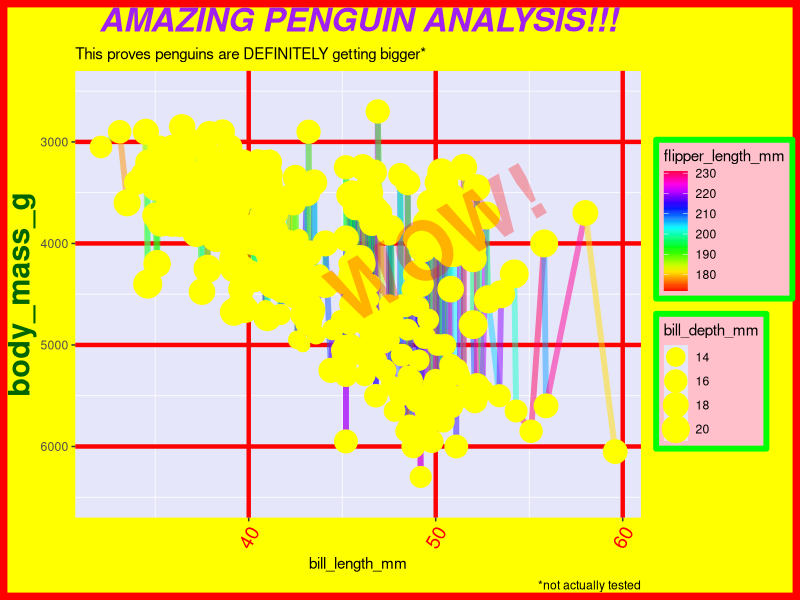
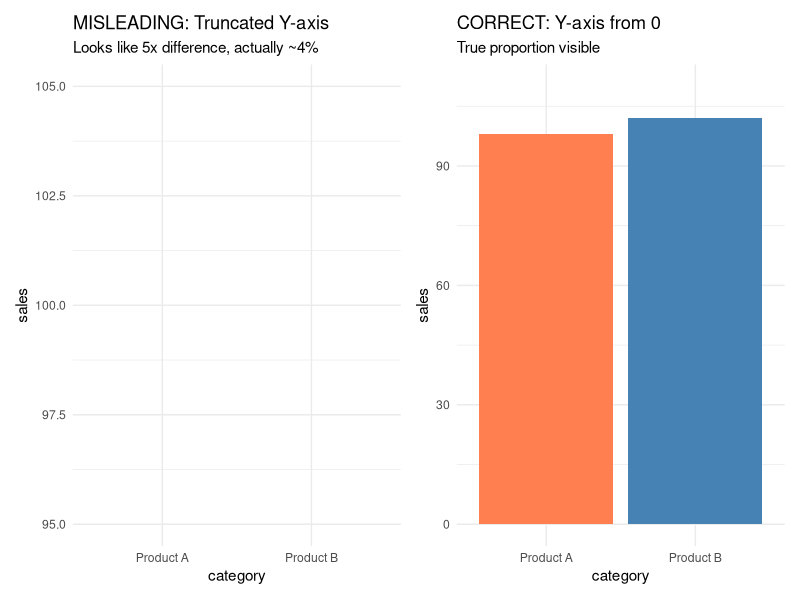
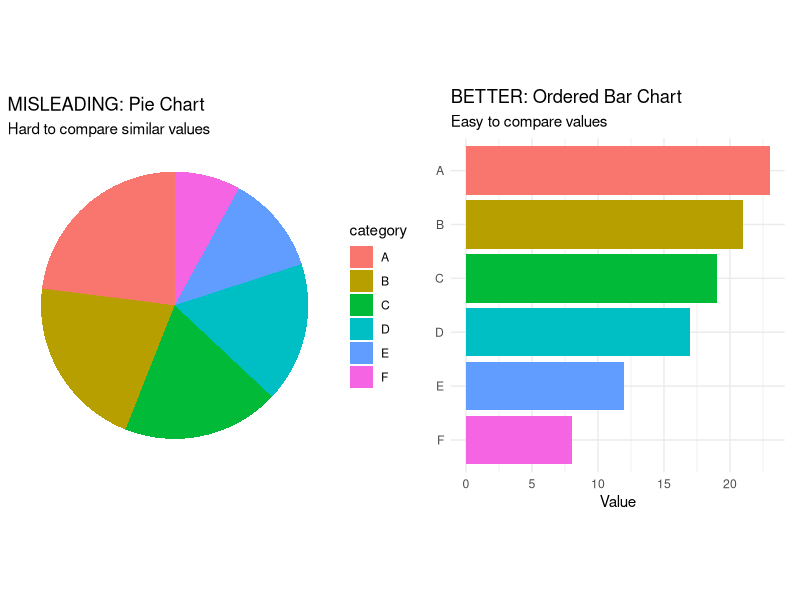
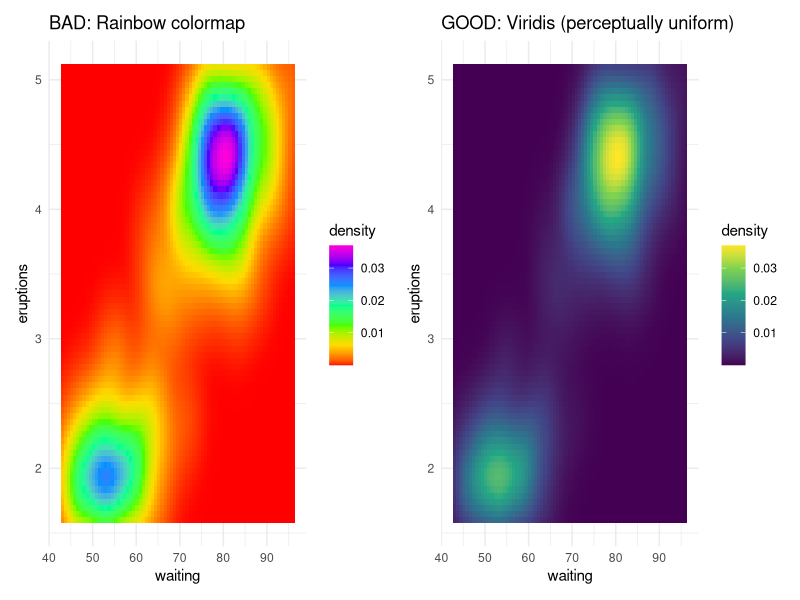
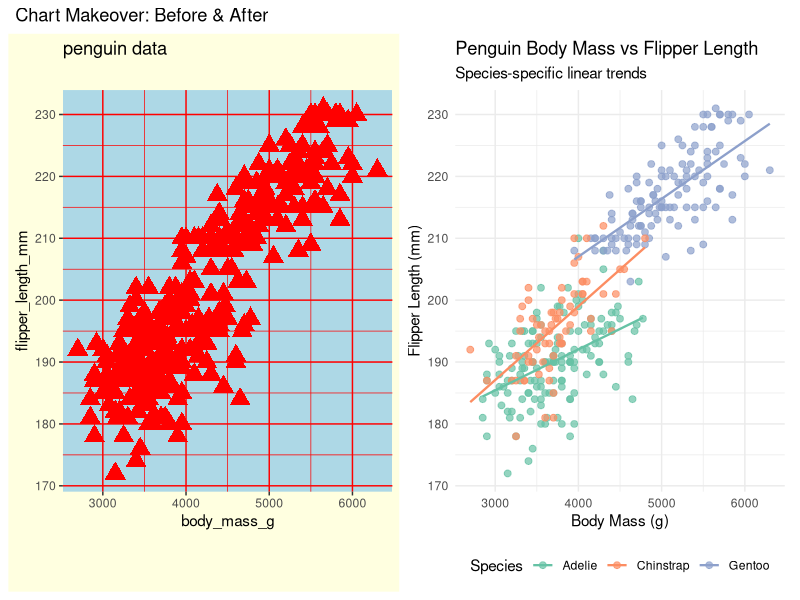

The R script that drew these images, in order:
## ---- chunk 1
knitr::opts_chunk$set(
  echo = TRUE,
  warning = FALSE,
  message = FALSE,
  fig.align = "center"
)

library(conflicted)
library(tidyverse)
library(patchwork)
library(palmerpenguins)

conflicts_prefer(dplyr::filter, dplyr::select)

data(penguins)
penguins_clean <- penguins |> drop_na()
## ---- chunk 2
ugly_plot <- ggplot(penguins_clean, aes(x = bill_length_mm, y = body_mass_g)) +
  geom_line(aes(color = flipper_length_mm), size = 2, alpha = 0.5) +
  geom_point(aes(size = bill_depth_mm), color = "yellow", stroke = 3) +
  scale_color_gradientn(colors = rainbow(20)) +
  scale_y_reverse(limits = c(6500, 2500)) +
  labs(
    title = "AMAZING PENGUIN ANALYSIS!!!",
    subtitle = "This proves penguins are DEFINITELY getting bigger*",
    caption = "*not actually tested"
  ) +
  theme(
    plot.background = element_rect(fill = "yellow", color = "red", size = 5),
    panel.background = element_rect(fill = "lavender"),
    panel.grid.major = element_line(color = "red", size = 1.5),
    plot.title = element_text(size = 24, color = "purple", face = "bold.italic",
                              hjust = 0.5),
    axis.title.y = element_text(size = 22, color = "darkgreen", face = "bold"),
    axis.text.x = element_text(size = 14, color = "red", angle = 60, hjust = 1),
    legend.background = element_rect(fill = "pink", color = "green", size = 2)
  ) +
  annotate("text", x = 50, y = 4000, label = "WOW!", size = 20,
           color = "red", alpha = 0.3, angle = 30, fontface = "bold")

ugly_plot
## ---- chunk 3
bad_data <- tibble(
  category = c("Product A", "Product B"),
  sales = c(98, 102)
)

p_bad1 <- ggplot(bad_data, aes(category, sales, fill = category)) +
  geom_col(show.legend = FALSE) +
  scale_y_continuous(limits = c(95, 105)) +
  labs(title = "MISLEADING: Truncated Y-axis",
       subtitle = "Looks like 5x difference, actually ~4%") +
  scale_fill_manual(values = c("coral", "steelblue")) +
  theme_minimal()

p_good1 <- ggplot(bad_data, aes(category, sales, fill = category)) +
  geom_col(show.legend = FALSE) +
  scale_y_continuous(limits = c(0, 110)) +
  labs(title = "CORRECT: Y-axis from 0",
       subtitle = "True proportion visible") +
  scale_fill_manual(values = c("coral", "steelblue")) +
  theme_minimal()

p_bad1 + p_good1
## ---- chunk 4
pie_data <- tibble(
  category = LETTERS[1:6],
  value = c(23, 21, 19, 17, 12, 8)
)

p_bad2 <- ggplot(pie_data, aes(x = "", y = value, fill = category)) +
  geom_col(width = 1) +
  coord_polar("y") +
  labs(title = "MISLEADING: Pie Chart",
       subtitle = "Hard to compare similar values") +
  theme_void()

p_good2 <- ggplot(pie_data, aes(x = reorder(category, value), y = value,
                                fill = category)) +
  geom_col(show.legend = FALSE) +
  coord_flip() +
  labs(title = "BETTER: Ordered Bar Chart",
       subtitle = "Easy to compare values", x = "", y = "Value") +
  theme_minimal()

p_bad2 + p_good2
## ---- chunk 5
p_bad3 <- ggplot(faithfuld, aes(waiting, eruptions, fill = density)) +
  geom_tile() +
  scale_fill_gradientn(colors = rainbow(7)) +
  labs(title = "BAD: Rainbow colormap") +
  theme_minimal()

p_good3 <- ggplot(faithfuld, aes(waiting, eruptions, fill = density)) +
  geom_tile() +
  scale_fill_viridis_c() +
  labs(title = "GOOD: Viridis (perceptually uniform)") +
  theme_minimal()

p_bad3 + p_good3
## ---- chunk 6
p_before <- ggplot(penguins_clean, aes(body_mass_g, flipper_length_mm)) +
  geom_point(color = "red", size = 5, shape = 17) +
  labs(title = "penguin data") +
  theme(
    plot.background = element_rect(fill = "lightyellow"),
    panel.background = element_rect(fill = "lightblue"),
    panel.grid = element_line(color = "red")
  )

p_after <- ggplot(penguins_clean, aes(body_mass_g, flipper_length_mm,
                                      color = species)) +
  geom_point(alpha = 0.7, size = 2) +
  geom_smooth(method = "lm", se = FALSE, size = 0.8) +
  scale_color_brewer(palette = "Set2") +
  labs(title = "Penguin Body Mass vs Flipper Length",
       subtitle = "Species-specific linear trends",
       x = "Body Mass (g)", y = "Flipper Length (mm)", color = "Species") +
  theme_minimal() +
  theme(legend.position = "bottom")

p_before + p_after + plot_annotation(title = "Chart Makeover: Before & After")
## ---- chunk 7
sessionInfo()
